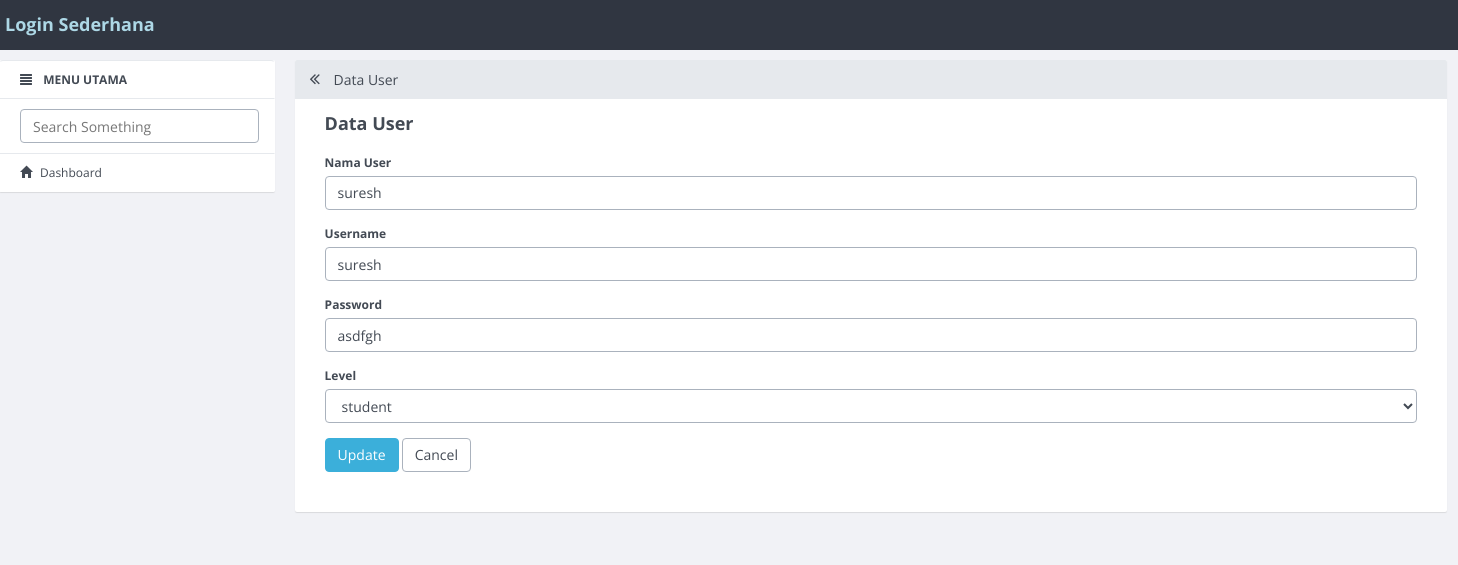
The app's page /users/update/5.html with its own data.
### tables this page shows
CREATE TABLE `users` (
  `id_user` int(11) NOT NULL,
  `nama_user` varchar(100) DEFAULT NULL,
  `username` varchar(50) DEFAULT NULL,
  `password` varchar(50) DEFAULT NULL,
  `level` varchar(20) DEFAULT NULL
);

### application/controllers/Users.php (called while the page is built, shortened)
<?php
class Users extends CI_Controller
{
    function __construct()
    {
        $this->load->model('Users_model');
        $this->load->library('form_validation');
    }
    public function update($id)
    {
        $row = $this->Users_model->get_by_id($id);
        if ($row) {
            $data = array(
                'button' => 'Update',
                'action' => site_url('users/update_action'),
		'id_user' => set_value('id_user', $row->id_user),
		'nama_user' => set_value('nama_user', $row->nama_user),
		'username' => set_value('username', $row->username),
		'password' => set_value('password', $row->password),
		'level' => set_value('level', $row->level),
        'konten' => 'users/users_form',
            'judul' => 'Data User',
	    );
            $this->load->view('v_index', $data);
        } else {
            $this->session->set_flashdata('message', 'Record Not Found');
            redirect(site_url('users'));
        }
    }
}

### index.php (called while the page is built, shortened)
<?php
require_once BASEPATH.'core/CodeIgniter.php';

### application/models/Users_model.php (called while the page is built, shortened)
<?php
class Users_model extends CI_Model
{
    public $table = 'users';
    public $id = 'id_user';
    function get_by_id($id)
    {
        $this->db->where($this->id, $id);
        return $this->db->get($this->table)->row();
    }
}

### application/views/users/users_form.php (the view, shortened to what this page needs)
<form action="<?php echo $action; ?>" method="post">
        <div class="form-group">
            <label for="varchar">Nama User <?php echo form_error('nama_user') ?></label>
            <input type="text" class="form-control" name="nama_user" id="nama_user" placeholder="Nama User" value="<?php echo $nama_user; ?>" />
        </div>
        <div class="form-group">
            <label for="varchar">Username <?php echo form_error('username') ?></label>
            <input type="text" class="form-control" name="username" id="username" placeholder="Username" value="<?php echo $username; ?>" />
        </div>
        <div class="form-group">
            <label for="varchar">Password <?php echo form_error('password') ?></label>
            <input type="text" class="form-control" name="password" id="password" placeholder="Password" value="<?php echo $password; ?>" />
        </div>
        <div class="form-group">
            <label for="varchar">Level <?php echo form_error('level') ?></label>
            <select name="level" class="form-control">
                <option value="<?php echo $level ?>"><?php echo $level ?></option>
            </select>
        </div>
        <button type="submit" class="btn btn-primary"><?php echo $button ?></button>
        <a href="<?php echo site_url('users') ?>" class="btn btn-default">Cancel</a>
    </form>

### records on screen
users: nama_user "suresh", username "suresh", password "asdfgh", level "student"

### other values on screen
$judul "Data User"
$button "Update"
